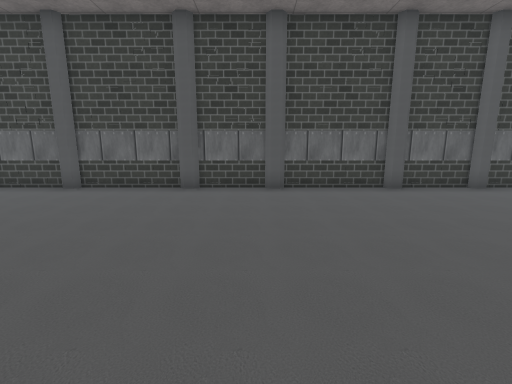
View 1 (above)

16 first-person views from a walk through a scene from a Unity 3-D project. The camera is 1.2 m above the floor, tilts 10° down and sees 90° across. Doors are open. The floor is counted in squares, 1 m on a side. Each view is taken from the middle of a square. On the plan, view 1 faces up. The plan holds only what a view shows up to about 12 squares ahead; the rest is blank. The place goes on beyond the plan. The player character is not drawn. Some surface patterns are stand-ins.

View 2
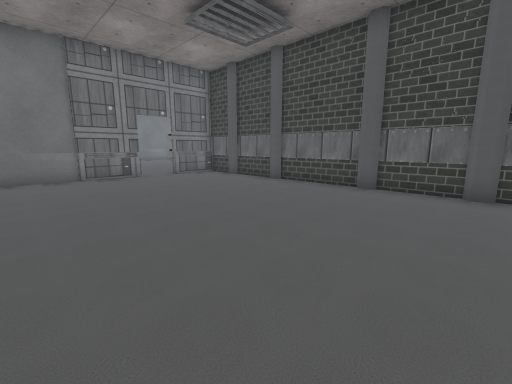

View 3
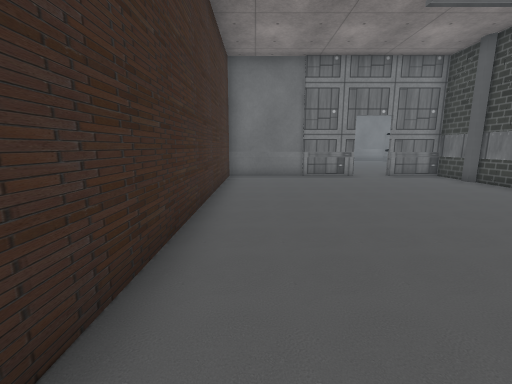

View 4
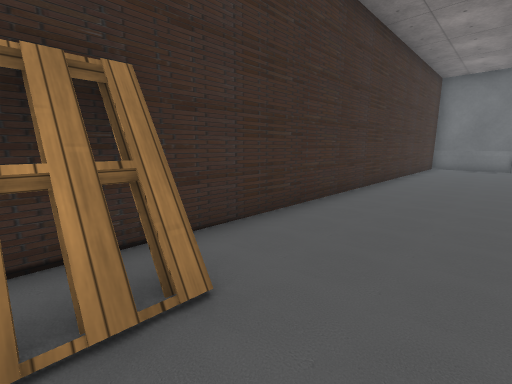

View 5
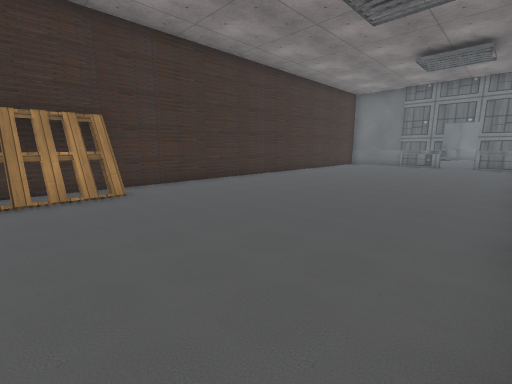

View 6
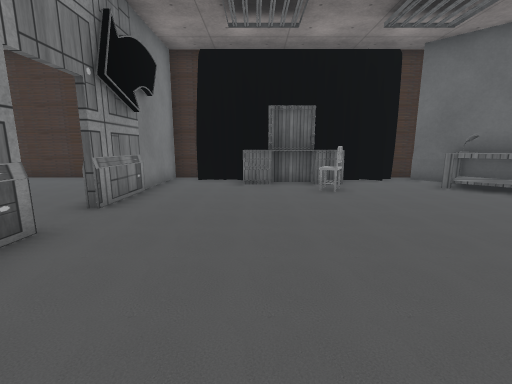

View 7
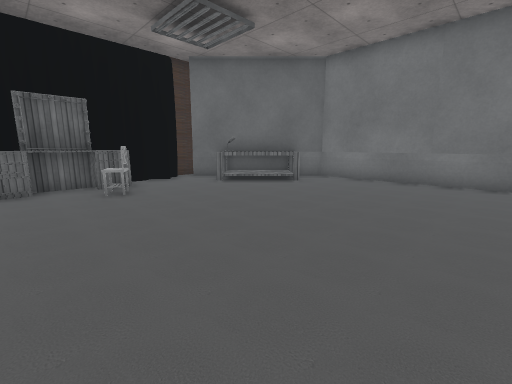

View 8
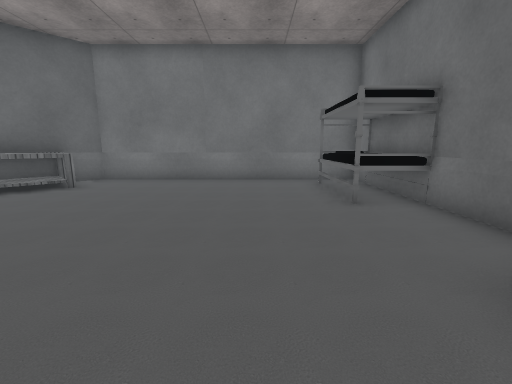

View 9
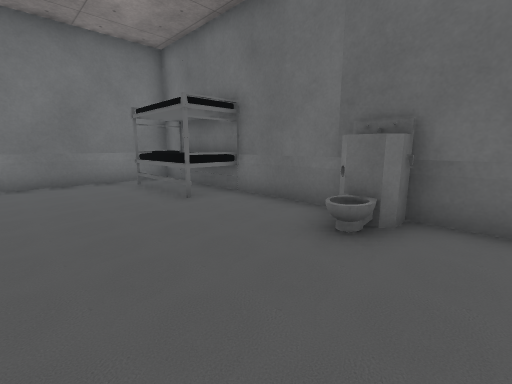

View 10
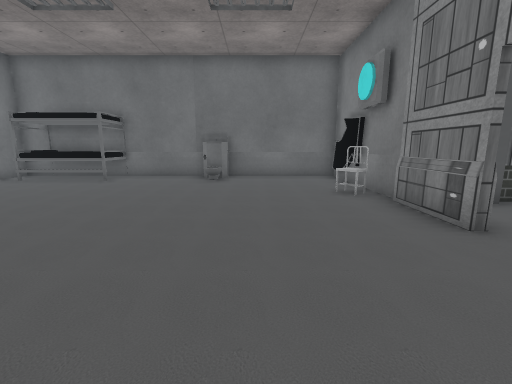

View 11
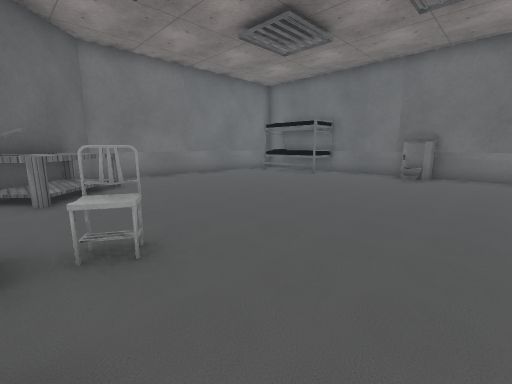

View 12
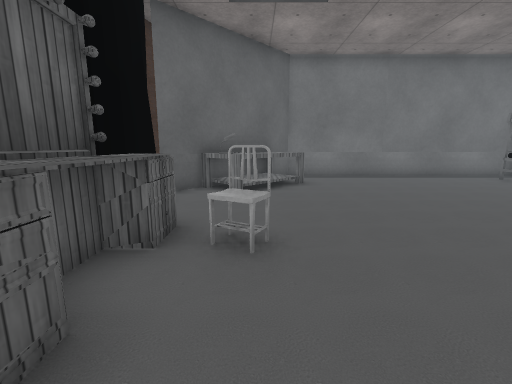

View 13
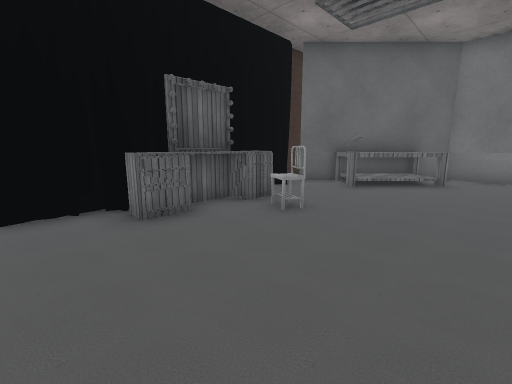

View 14
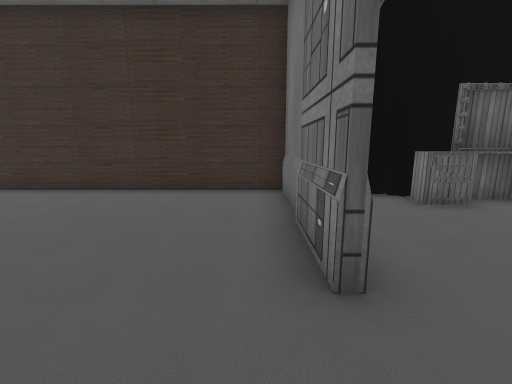

View 15
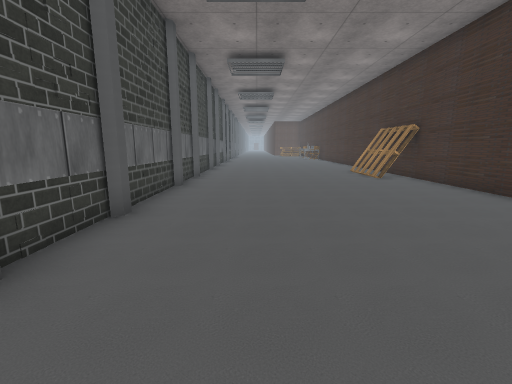

View 16
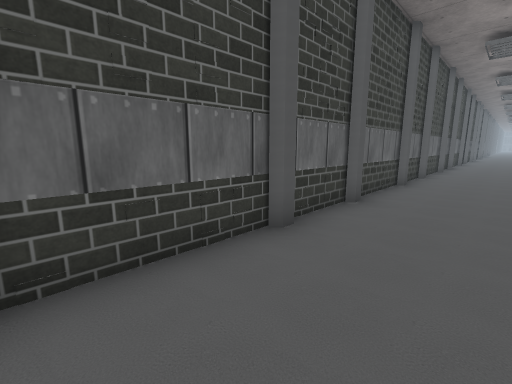

### Floor plan
Points are (right, up) in squares from view 1. A wall is a line through its corners. A room is listed if a view was taken in it or the views show most of it. See-through windows are left out.
Room 1 (views 1, 2, 3, 4, 5, 14, 15, 16)
walls: (-2.1, 7.6) (-5.3, 7.6); (0.5, 7.6) (-1.8, 7.6); (-5.8, 7.6) (-7.8, 7.6); (4, 7.6) (0.7, 7.6); (-8.3, 7.6) (-9.7, 7.6) (-9.7, 5.5); (6.6, 7.6) (4.4, 7.6); (-9.7, 4.1) (-9.7, -1.1); (8.5, 7.6) (6.9, 7.6); (-10.8, -1.1) (8.2, -1.2)
ways out: open door at (-10, 4.5) to room 2
objects: pillar (-8, 7); pillar (-5, 7); pillar (-2, 7); pillar (1, 7); pillar (4, 7); pallet (6, 0) to (8, 0); pillar (7, 7)
Room 2 (views 6, 7, 8, 9, 10, 11, 12, 13)
walls: (-9.8, 5.5) (-9.8, 9.5); (-19.7, -1.1) (-18.3, -1.1); (-11.6, 12.7) (-18.5, 12.7); (-21.4, 12.7) (-22.6, 12.7) (-22.6, 3.3) (-18.7, -0.6); (-9.8, -1.1) (-9.8, 4.1)
ways out: open door at (-10, 4.5) to room 1; opening at (-10.7, 11)
objects: other object (-21, 1) to (-19, 3); bed (-21, 11) to (-18, 13); other object (-19, 1); other object (-17, 0); desk (-16, 0) to (-13, 1); chair (-15, 2); toilet (-15, 12) to (-14, 12); other object (-12, 0); chair (-11, 9)

Positions as (right, up) in squares from view 1, and headings:
1: (0, 0), facing up
2: (1, 0), facing up-left
3: (1, 0), facing left
4: (7, 2), facing down-left
5: (8, 7), facing down-left
6: (-13, 9), facing down
7: (-13, 9), facing down-left
8: (-13, 9), facing left
9: (-13, 8), facing up-left
10: (-13, 2), facing up
11: (-12, 1), facing up-left
12: (-12, 2), facing left
13: (-11, 5), facing down-left
14: (-9, 6), facing down
15: (-4, 5), facing right
16: (-5, 5), facing up-right
